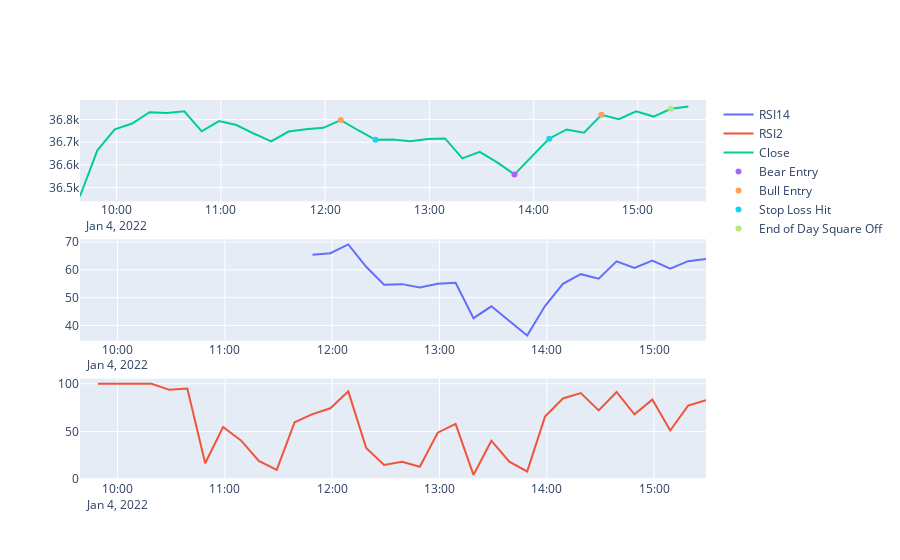

Notebook source saved alongside this figure:
### Code cell
vis.PlotSignal(df, start, end)
